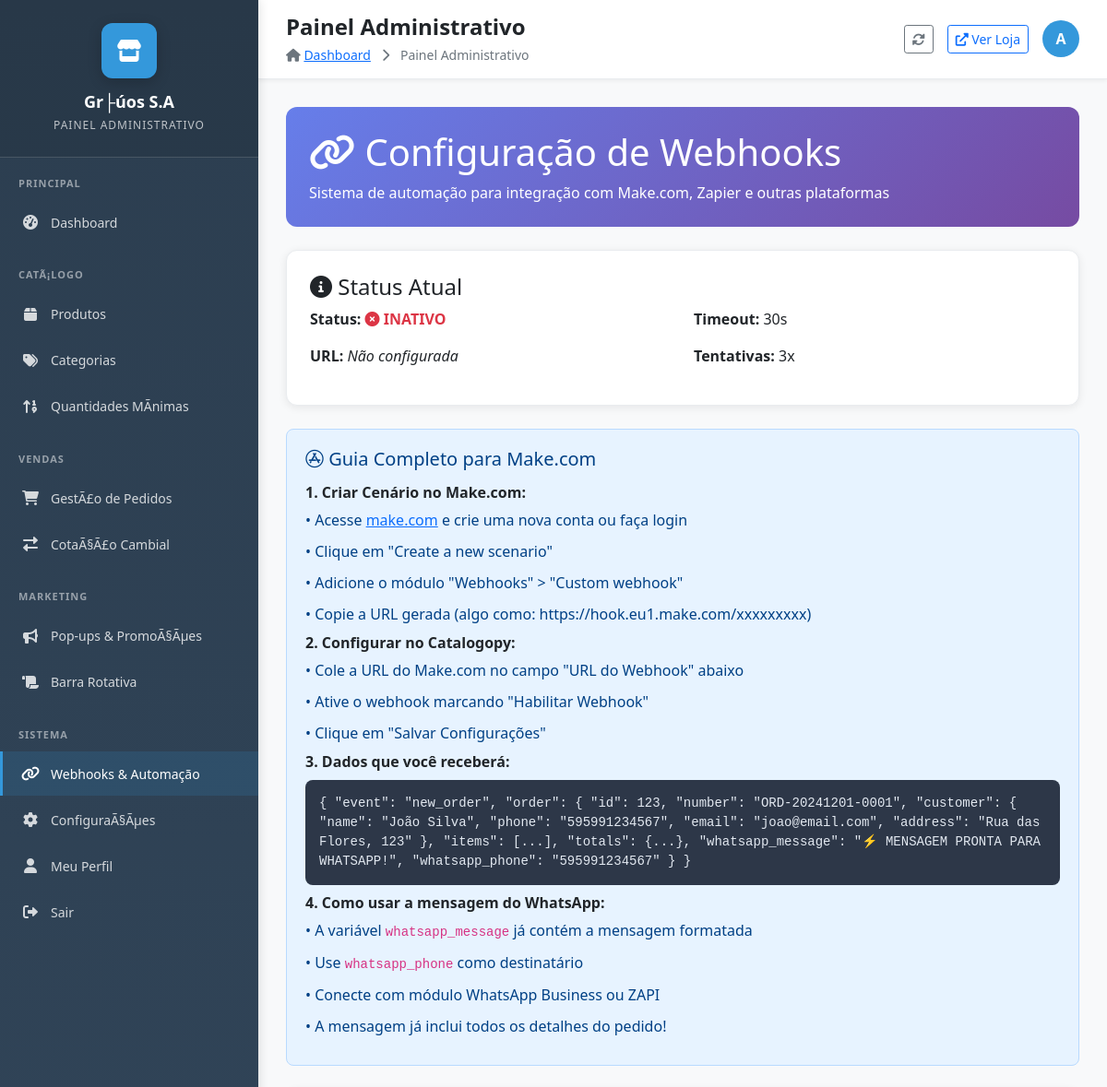
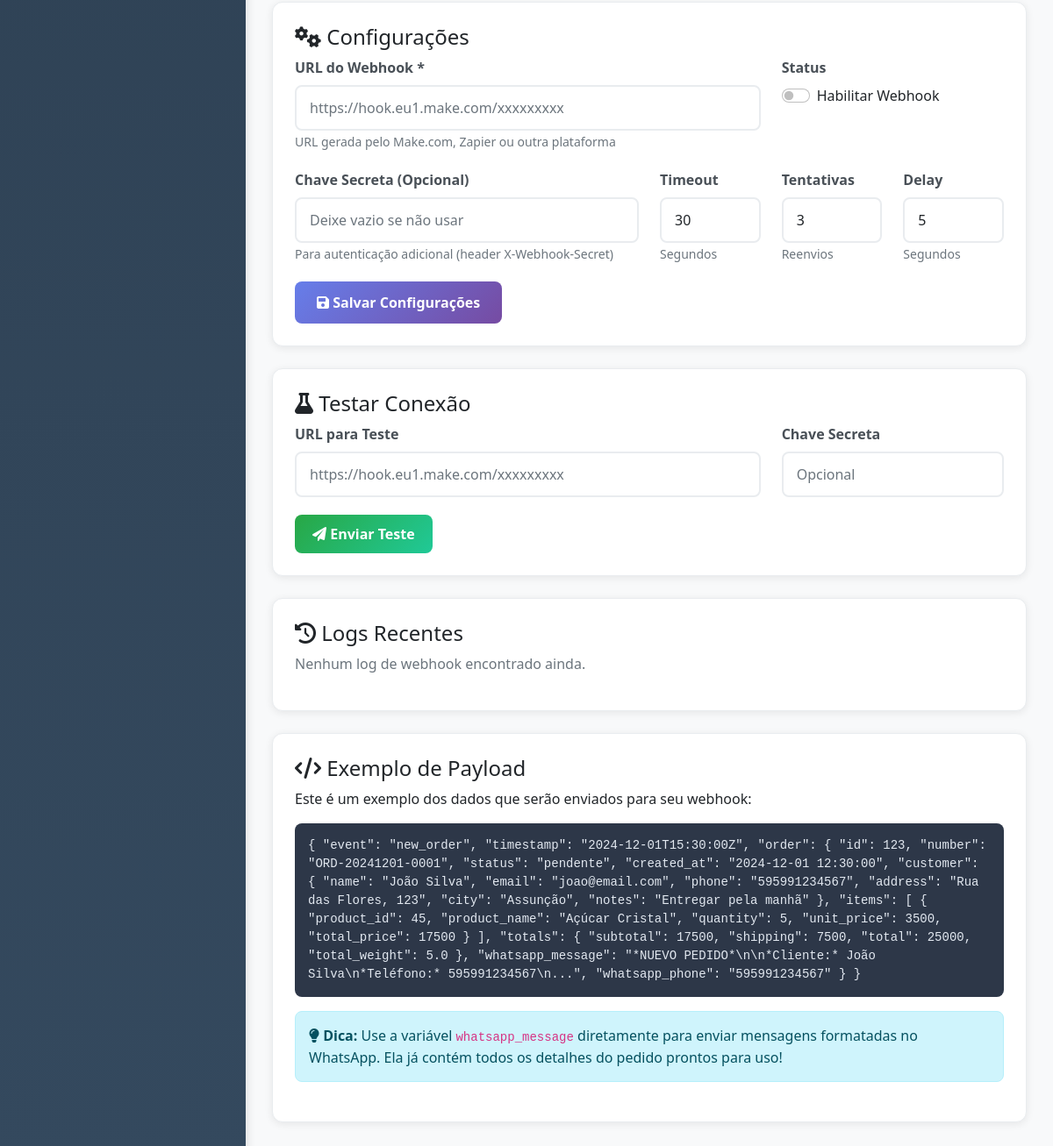
The app's page /admin/webhooks.php (signed in) with its own data (2 pictures, top to bottom).
### tables this page shows
CREATE TABLE `store_settings` (
  `id` int(11) NOT NULL AUTO_INCREMENT,
  `store_name` varchar(255) NOT NULL,
  `store_description` text DEFAULT NULL,
  `whatsapp_number` varchar(50) DEFAULT NULL,
  `shipping_rate` decimal(10,2) NOT NULL DEFAULT 1500.00,
  `address` text DEFAULT NULL,
  `business_hours` text DEFAULT NULL,
  `logo_url` varchar(255) DEFAULT NULL,
  `social_facebook` varchar(255) DEFAULT NULL,
  `social_instagram` varchar(255) DEFAULT NULL,
  `social_twitter` varchar(255) DEFAULT NULL,
  `updated_at` timestamp NOT NULL DEFAULT current_timestamp() ON UPDATE current_timestamp(),
  `contact_seller_text` varchar(255) DEFAULT 'Consultar con el vendedor' COMMENT 'Texto em espanhol para produtos sem pre├ºo',
  `default_min_quantity` int(11) DEFAULT 10 COMMENT 'Quantidade m├¡nima padr├úo para novos produtos',
  `hide_retail_price` tinyint(1) DEFAULT 0 COMMENT 'Se 1, remove pre├ºo de varejo do sistema',
  `enable_shipping` tinyint(1) DEFAULT 1 COMMENT 'Se 1 calcula frete, se 0 n├úo mostra frete',
  `shipping_control_text` varchar(255) DEFAULT 'Frete calculado automaticamente' COMMENT 'Texto explicativo para o frete',
  `enable_global_minimums` tinyint(1) DEFAULT 1 COMMENT 'Se 1 respeita m├¡nimos dos produtos, se 0 ignora todos os m├¡nimos',
  `minimum_explanation_text` varchar(255) DEFAULT 'Vendemos somente no m├¡nimo especificado' COMMENT 'Texto explicativo para m├¡nimos',
  PRIMARY KEY (`id`),
  KEY `idx_store_shipping_enabled` (`enable_shipping`),
  KEY `idx_store_minimums_enabled` (`enable_global_minimums`)
);

CREATE TABLE `webhook_settings` (
  `id` int(11) NOT NULL AUTO_INCREMENT,
  `enabled` tinyint(1) DEFAULT 0 COMMENT 'Se o webhook estÔö£├¡ ativo',
  `webhook_url` varchar(500) DEFAULT '' COMMENT 'URL para envio do webhook',
  `secret_key` varchar(255) DEFAULT '' COMMENT 'Chave secreta para autenticaÔö£┬║Ôö£├║o',
  `timeout` int(11) DEFAULT 30 COMMENT 'Timeout em segundos',
  `retry_attempts` int(11) DEFAULT 3 COMMENT 'Tentativas de reenvio',
  `retry_delay` int(11) DEFAULT 5 COMMENT 'Delay entre tentativas (segundos)',
  `created_at` timestamp NOT NULL DEFAULT current_timestamp(),
  `updated_at` timestamp NOT NULL DEFAULT current_timestamp() ON UPDATE current_timestamp(),
  PRIMARY KEY (`id`)
);

### admin/webhooks.php (the view, shortened to what the rows shown need)
<?php
require_once '../includes/db_connect.php';
require_once '../includes/webhook_functions.php';
$webhook_settings = getWebhookSettings($conn);
include 'includes/admin_layout.php';
?>
<div class="content-wrapper">
    <div class="webhook-header">
        <h1><i class="fas fa-link"></i> Configuração de Webhooks</h1>
    </div>
    <div class="webhook-card">
        <div class="row">
            <div class="col-md-6">
                <p><strong>Timeout:</strong> <?php echo $webhook_settings['timeout']; ?>s</p>
                <p><strong>Tentativas:</strong> <?php echo $webhook_settings['retry_attempts']; ?>x</p>
            </div>
        </div>
    </div>
    <div class="webhook-card">
        <form method="POST">
            <div class="row">
                <div class="col-md-4">
                    <div class="form-group">
                        <div class="form-check form-switch">
                            <input type="checkbox" class="form-check-input" name="enabled"
                                   <?php echo $webhook_settings['enabled'] ? 'checked' : ''; ?>>
                            <label class="form-check-label">Habilitar Webhook</label>
                        </div>
                    </div>
                </div>
            </div>
            <div class="row">
                <div class="col-md-2">
                    <div class="form-group">
                        <label class="form-label">Timeout</label>
                        <input type="number" class="form-control" name="timeout" min="5" max="120"
                               value="<?php echo $webhook_settings['timeout']; ?>">
                        <small class="text-muted">Segundos</small>
                    </div>
                </div>
                <div class="col-md-2">
                    <div class="form-group">
                        <label class="form-label">Tentativas</label>
                        <input type="number" class="form-control" name="retry_attempts" min="1" max="5"
                               value="<?php echo $webhook_settings['retry_attempts']; ?>">
                        <small class="text-muted">Reenvios</small>
                    </div>
                </div>
                <div class="col-md-2">
                    <div class="form-group">
                        <label class="form-label">Delay</label>
                        <input type="number" class="form-control" name="retry_delay" min="1" max="60"
                               value="<?php echo $webhook_settings['retry_delay']; ?>">
                        <small class="text-muted">Segundos</small>
                    </div>
                </div>
            </div>
        </form>
    </div>
</div>
<?php include 'includes/footer.php'; ?>

### admin/includes/admin_layout.php (shortened to what the rows shown need)
<?php
if (!isset($store)) {
    require_once '../includes/db_connect.php';
    $store_query = "SELECT * FROM store_settings WHERE id = 1";
    $store_result = $conn->query($store_query);
    $store = $store_result->fetch_assoc();
}
$page_title = 'Painel Administrativo';
?>
<!DOCTYPE html>
<html lang="pt-BR">
<head>
    <link href="https://cdn.jsdelivr.net/npm/bootstrap@5.1.3/dist/css/bootstrap.min.css" rel="stylesheet">
    <link rel="stylesheet" href="https://cdnjs.cloudflare.com/ajax/libs/font-awesome/6.0.0/css/all.min.css">
</head>
<body>
    <nav class="admin-sidebar">
        <div class="sidebar-brand">
            <div class="brand-logo">
                <i class="fas fa-store"></i>
            </div>
            <h1 class="brand-name"><?php echo htmlspecialchars($store['store_name']); ?></h1>
            <p class="brand-subtitle">Painel Administrativo</p>
        </div>
    </nav>
    <main class="admin-main">
        <header class="admin-header">
            <div class="header-content">
                <div class="page-header">
                    <h1 class="page-title"><?php echo $page_title; ?></h1>
                </div>
            </div>
        </header>
        <div class="admin-content">

### records on screen
store_settings: store_name "Gr├úos S.A"
webhook_settings: timeout "30", retry_attempts "3", retry_delay "5"

### other values on screen
$page_title "Painel Administrativo"
substr($_SESSION['admin_user'] ?? 'A', 0, 1) "A"
